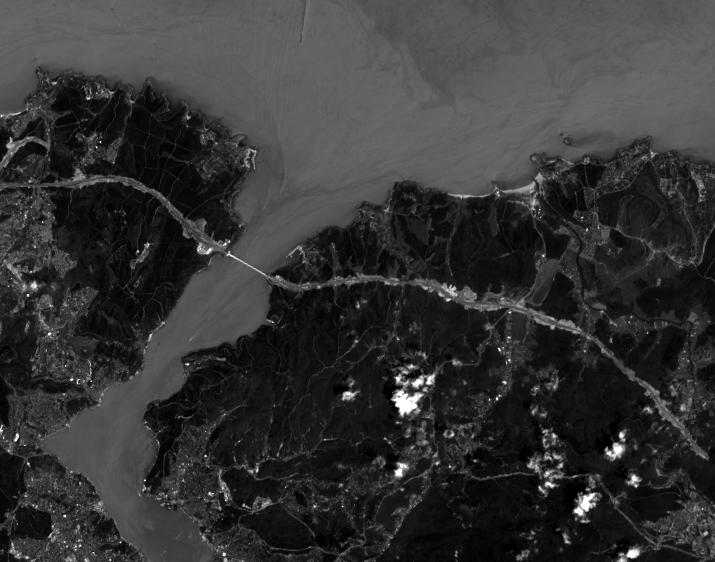
#> input picture test_images_tiff/B3.tif, 715 x 562 px
$ jupyter execute ndwi_landsat8.ipynb
#> lines starting #> are read from the running program, lines starting #| are printed output that depends on the picture
### utils.py
import matplotlib.pyplot as plt
from skimage import *
from skimage import io
import numpy as np
from skimage.viewer import ImageViewer
from tifffile import *
import matplotlib.patches as mpatches

def create_ndwi(green_band,nir_band):
    """
    -----------
    Definition
    -----------

    NDWI calculator

    input params
    ------------

    nir_band : tiff file
    green_band : tiff file

    output
    ------

    img : tiff file
    """
    np.seterr(divide='ignore', invalid='ignore')
    ndwi = (nir_band - green_band) / (nir_band + green_band)
    ndwi= np.nan_to_num(ndwi)
    return ndwi

# [79 lines left out: functions create_ndvi, water_mask_ndvi_for_landsat_8, water_mask_ndvi_for_sentinel_2, not called in this run]

def water_mask_ndwi_for_landsat_8(ndwi_band,nir_band):
    """
    -----------
    Definition
    -----------

    Mask for water bodies

    input params
    ------------

    ndvi_band : tiff file
    nir_band : tiff file

    output
    ------

    img : tiff file
    """
    ndwi_in_uint = (ndwi_band*255).astype('uint8')
    for x in range(ndwi_in_uint.shape[0]):
        for y in range(ndwi_in_uint.shape[1]):
            if (ndwi_in_uint[x][y][1]!=0 and nir_band[x][y][1]<=50):
                ndwi_in_uint[x][y][1]=0

    img = ndwi_in_uint[:, :, 1]
    return img

# [27 lines left out: function water_mask_ndwi_for_sentinel_2, not called in this run]

# [31 lines that do not run on import are left out]


### ndwi_landsat8.ipynb
[cell 1]
### NDWI for Landsat 8

[cell 2]
import matplotlib.pyplot as plt
from skimage import *
import numpy as np
from skimage.viewer import ImageViewer
from tifffile import *
import matplotlib.patches as mpatches
from skimage import io

[cell 3]
green =io.imread('test_images_tiff/B3.tif')
#> green is the input picture: shape (562, 715, 4); mean R, G, B, A 52.8, 52.8, 52.8, 255
nir = io.imread('test_images_tiff/B5.tif')
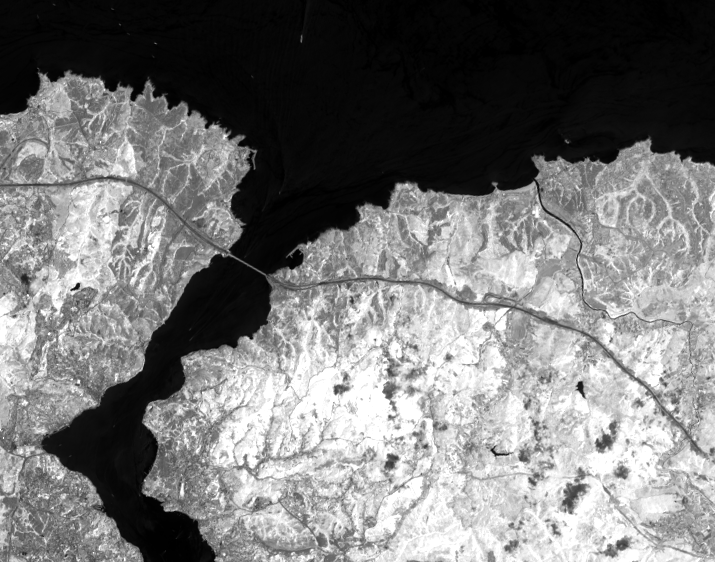
#> input picture test_images_tiff/B5.tif, 715 x 562 px
#> nir is the input picture: shape (562, 715, 4); mean R, G, B, A 120, 120, 120, 255

[cell 4]
#nir
plt.title("NIR Band Landsat 8 Satellite Imagery")
plt.xlabel("Y coordinates")
plt.ylabel("X coordinates")
plt.imshow(nir)

[cell 5]
#swir
plt.title("SWIR Band Landsat 8 Satellite Imagery")
plt.xlabel("Y coordinates")
plt.ylabel("X coordinates")
plt.imshow(green)

[cell 6]
#import create_ndvi function in order to calculate ndvi
from utils import create_ndwi

ndwi=create_ndwi(green_band=green,nir_band=nir)
#> in create_ndwi, `ndwi = (nir_band - green_band) / (nir_band + green_band)`: ndwi: shape (562, 715, 4) float64; 0.28% of the values are NaN or infinite; the others: min 0, max 253, mean 2.93
ndwi_in_uint = (ndwi*255).astype('uint8')
ndwi_before_mask=ndwi_in_uint[:,:,1]
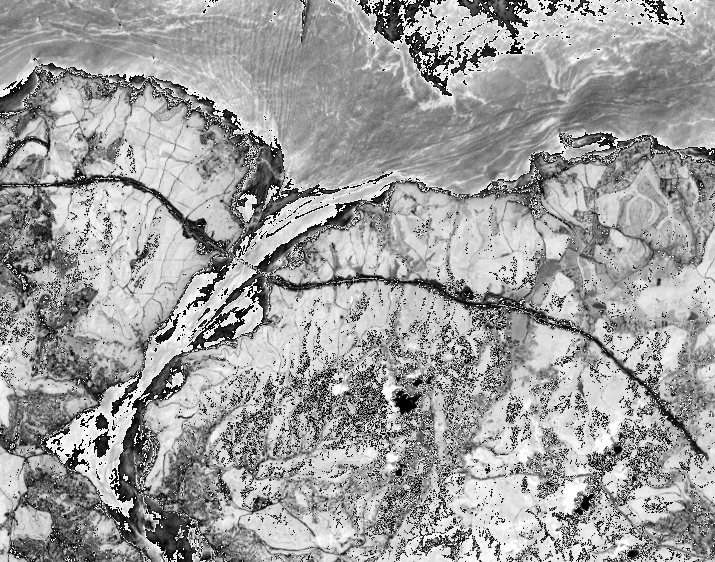
#> ndwi_before_mask: shape (562, 715); min 0, max 255, mean 158.6
plt.title("NDWI Map of Landsat 8 Satellite Imagery\n (Before Mask)")
plt.xlabel("Y coordinates")
plt.ylabel("X coordinates")
plt.imshow(ndwi_before_mask,cmap='RdYlGn',vmin=0,vmax=255)

[cell 7]
#import mask function in order to mask water bodies
from utils import water_mask_ndwi_for_landsat_8

img = water_mask_ndwi_for_landsat_8(ndwi_band=ndwi,nir_band=nir)
#> in water_mask_ndwi_for_landsat_8, `img = ndwi_in_uint[:, :, 1]`:
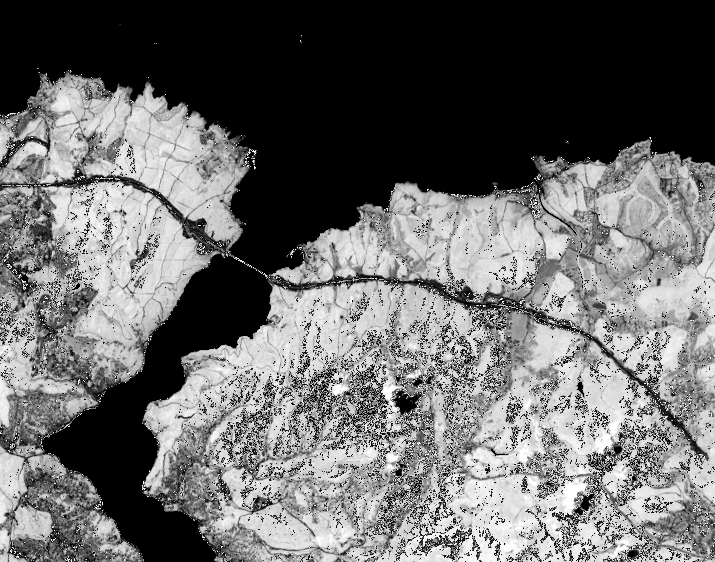
#> img: shape (562, 715); min 0, max 255, mean 107.1
plt.title("NDWI Map of Landsat 8 Satellite Imagery\n (After Mask)")
plt.xlabel("Y coordinates")
plt.ylabel("X coordinates")
plt.imshow(img,cmap='RdYlGn',vmin=0,vmax=255)
plt.savefig('outputs/NDWI_Landsat_8.png',format="png")
plt.show()
